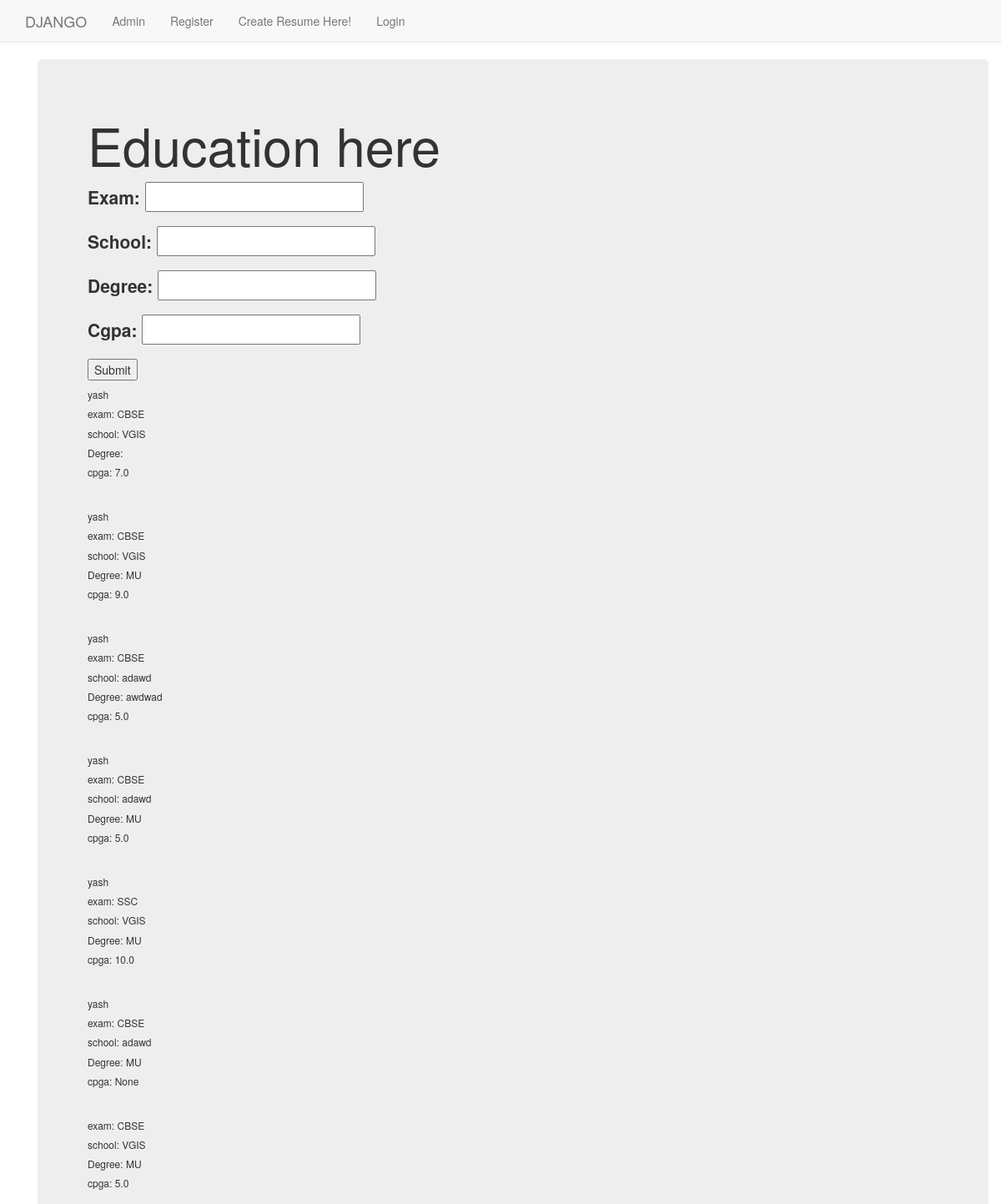
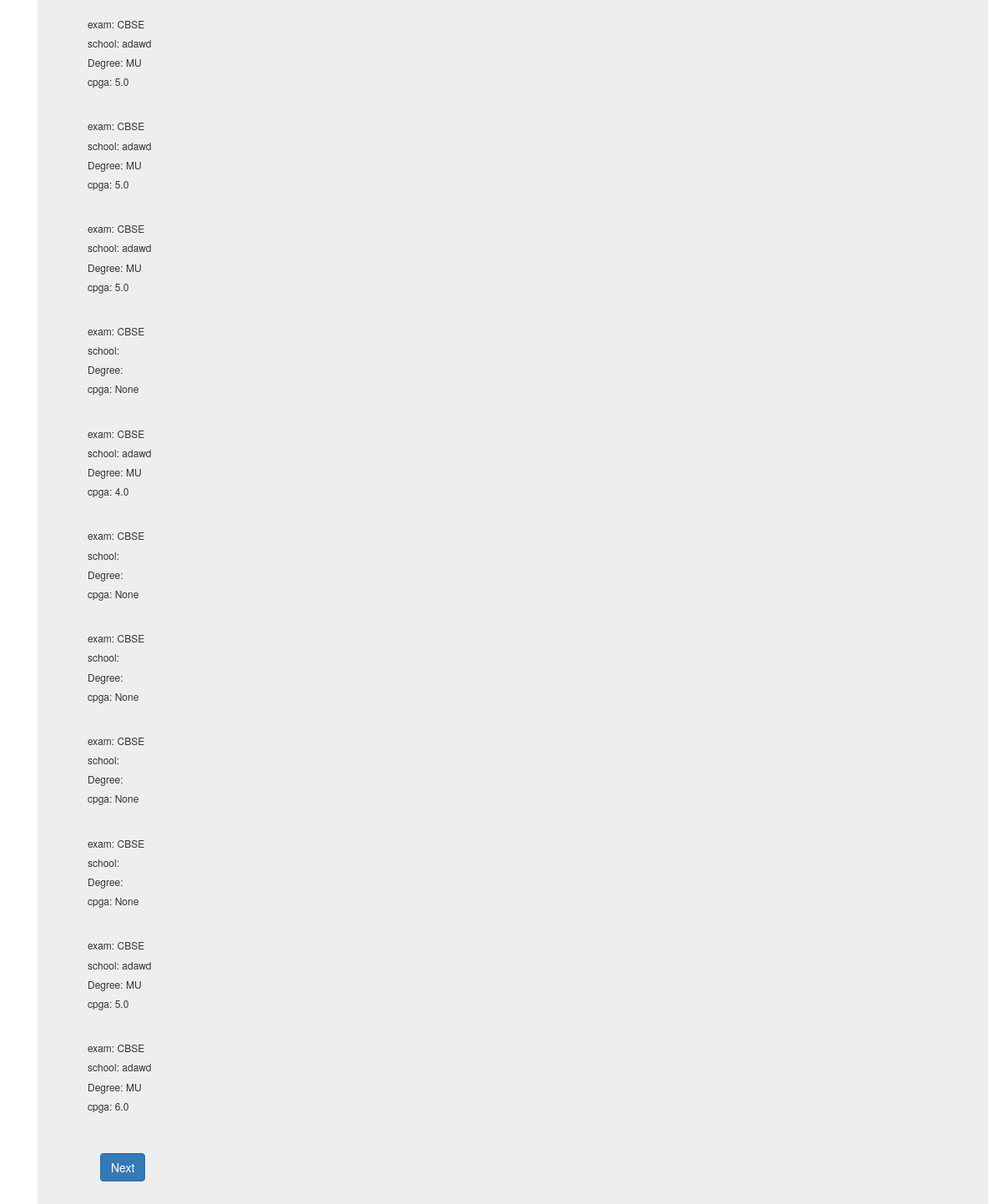
The page /dappx/education/ on the database as committed earlier (2 pictures, top to bottom).
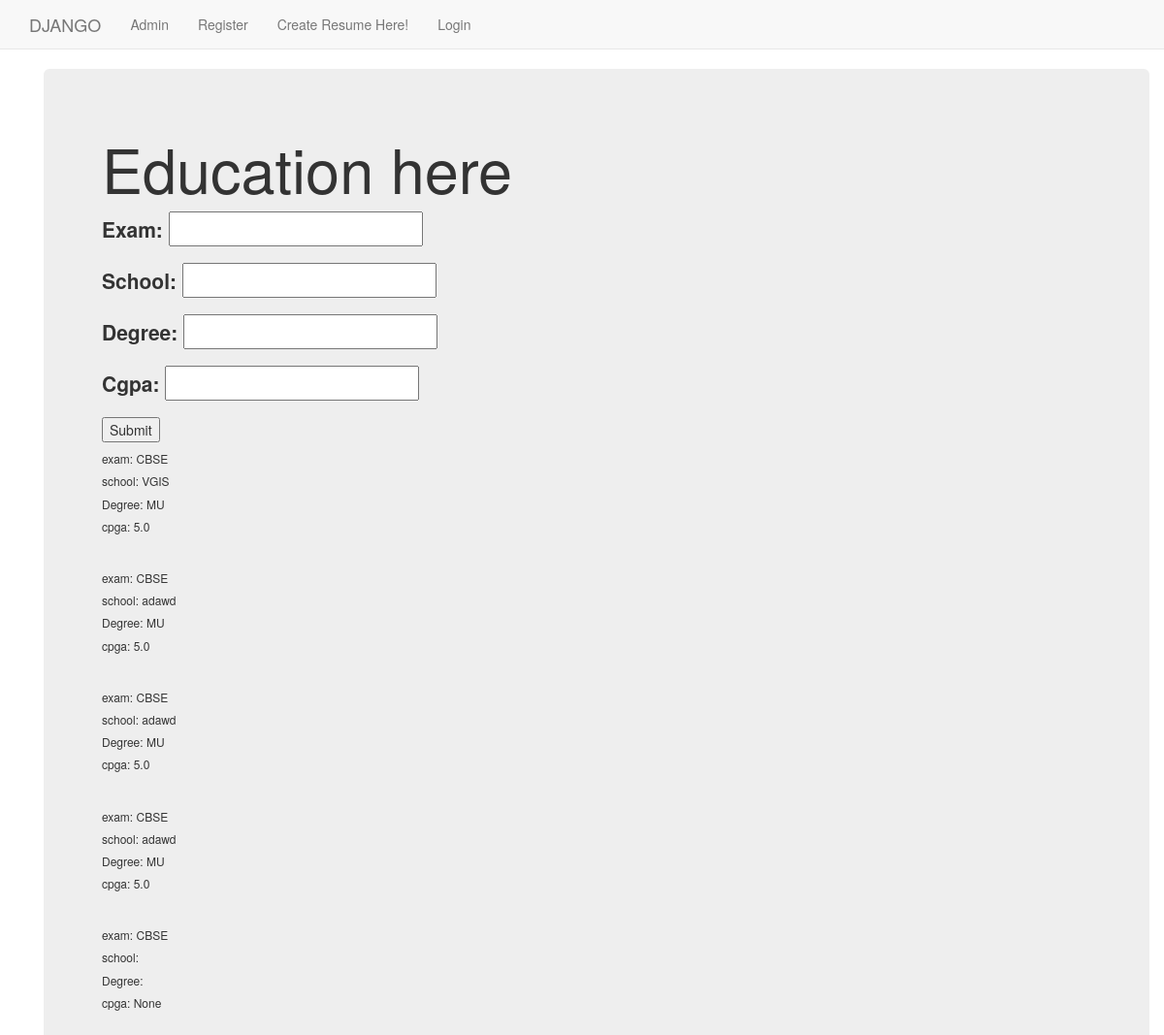
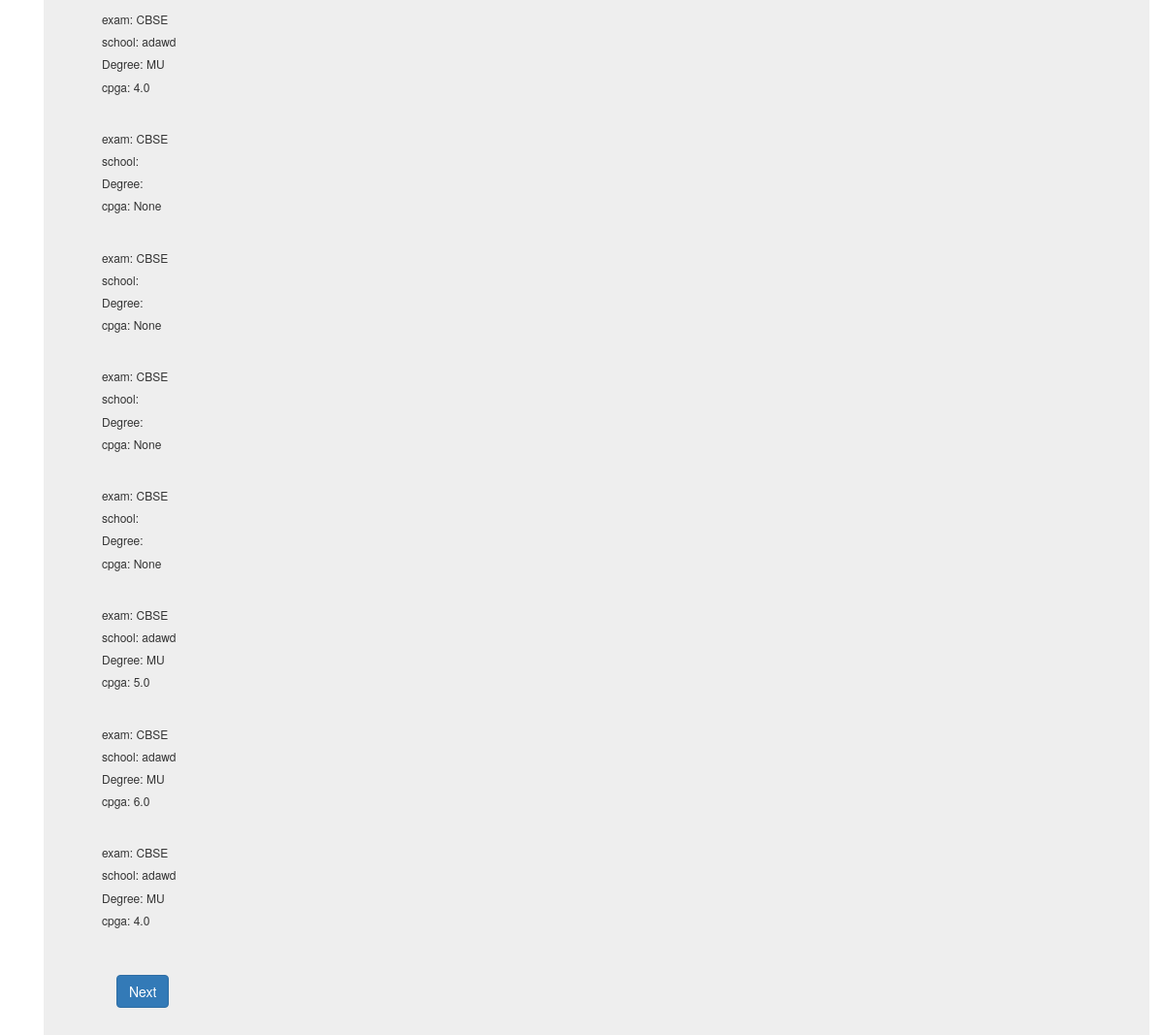
The same page on the database as committed later (2 pictures, top to bottom).
### dappx/models.py (models this page shows, shortened)
class Education(models.Model):
    resume = models.ForeignKey(Resume, on_delete=models.CASCADE, blank=True)
    exam = models.CharField(max_length=255, blank=True)
    school = models.CharField(max_length=255, blank=True)
    degree = models.CharField(max_length=255, blank=True)
    cgpa = models.FloatField(null=True, blank=True)
    class Meta:
        verbose_name_plural = "Education"

class Resume(models.Model):
    name = models.CharField(max_length=255)
    created_at = models.DateTimeField(auto_now_add=True, editable=False)
    updated_at = models.DateTimeField(auto_now=True)
    user = models.ForeignKey(User, on_delete=models.CASCADE, blank=True)
    def __str__(self):
        return self.name

### dappx/views.py (the view, shortened to what this page needs)
class EducationView(TemplateView):
    template_name = 'dappx/education.html'
    def get(self, request):
        form = EducationForm()
        qs = Education.objects.all()
        args = {'form': form, 'qs': qs}
        return render(request, self.template_name, args)

### dappx/forms.py
class EducationForm(forms.ModelForm):
    exam = forms.CharField()
    class Meta:
        model = Education
        fields = ['exam','school', 'degree','cgpa',]

### templates/dappx/education.html (shortened to what this page needs)
{% extends "dappx/base.html" %}
{% load static %}
{% block body_block %}
<div class="container">
    <div class="jumbotron">
        <h1>Education here</h1>
        <form  method="post">
            {{ form.as_p }}
            <input type="submit" value="Submit">
        </form>
        {% for q in qs %}
        <h6>{{ q.resume }}</h6>
        <h6>exam: {{ q.exam }}</h6>
        <h6>school: {{ q.school }}</h6>
        <h6>Degree: {{ q.degree }}</h6>
        <h6>cpga: {{ q.cgpa }}</h6><br>
        {% endfor %}
        <div class="container"><br>
            <a class="btn btn-primary" href="/dappx/project">Next</a>
        </div>
    </div>
</div>
{% endblock %}

Rows that differ between the two databases and show on the page:
removed Education: resume "yash", exam "CBSE", school "VGIS", cgpa "7.0"
removed Education: resume "yash", exam "CBSE", school "VGIS", degree "MU", cgpa "9.0"
removed Education: resume "yash", exam "CBSE", school "adawd", degree "awdwad", cgpa "5.0"
removed Education: resume "yash", exam "CBSE", school "adawd", degree "MU", cgpa "5.0"
removed Education: resume "yash", exam "SSC", school "VGIS", degree "MU", cgpa "10.0"
removed Education: resume "yash", exam "CBSE", school "adawd", degree "MU", cgpa "None"
added Education: exam "CBSE", school "adawd", degree "MU", cgpa "4.0"
